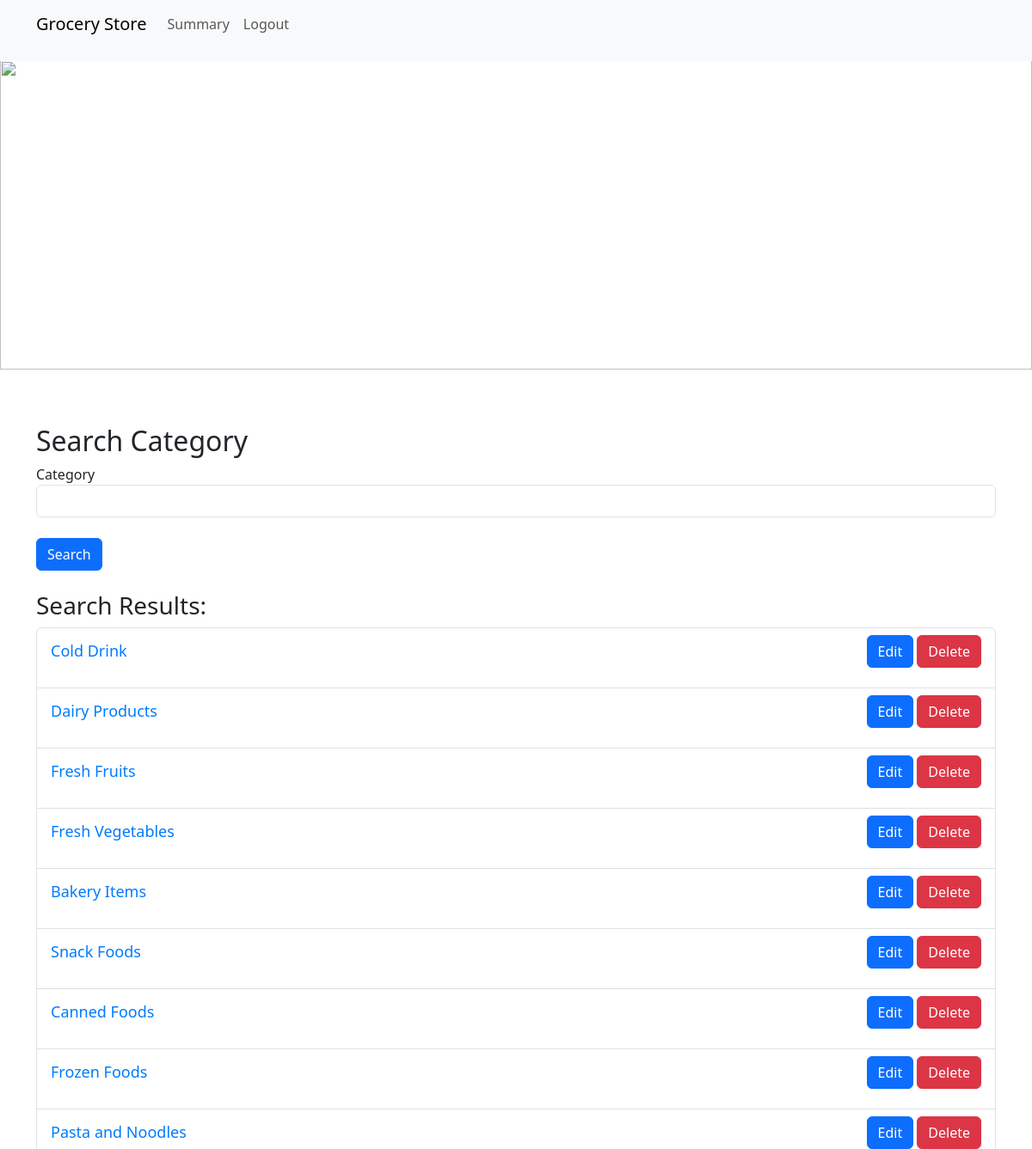
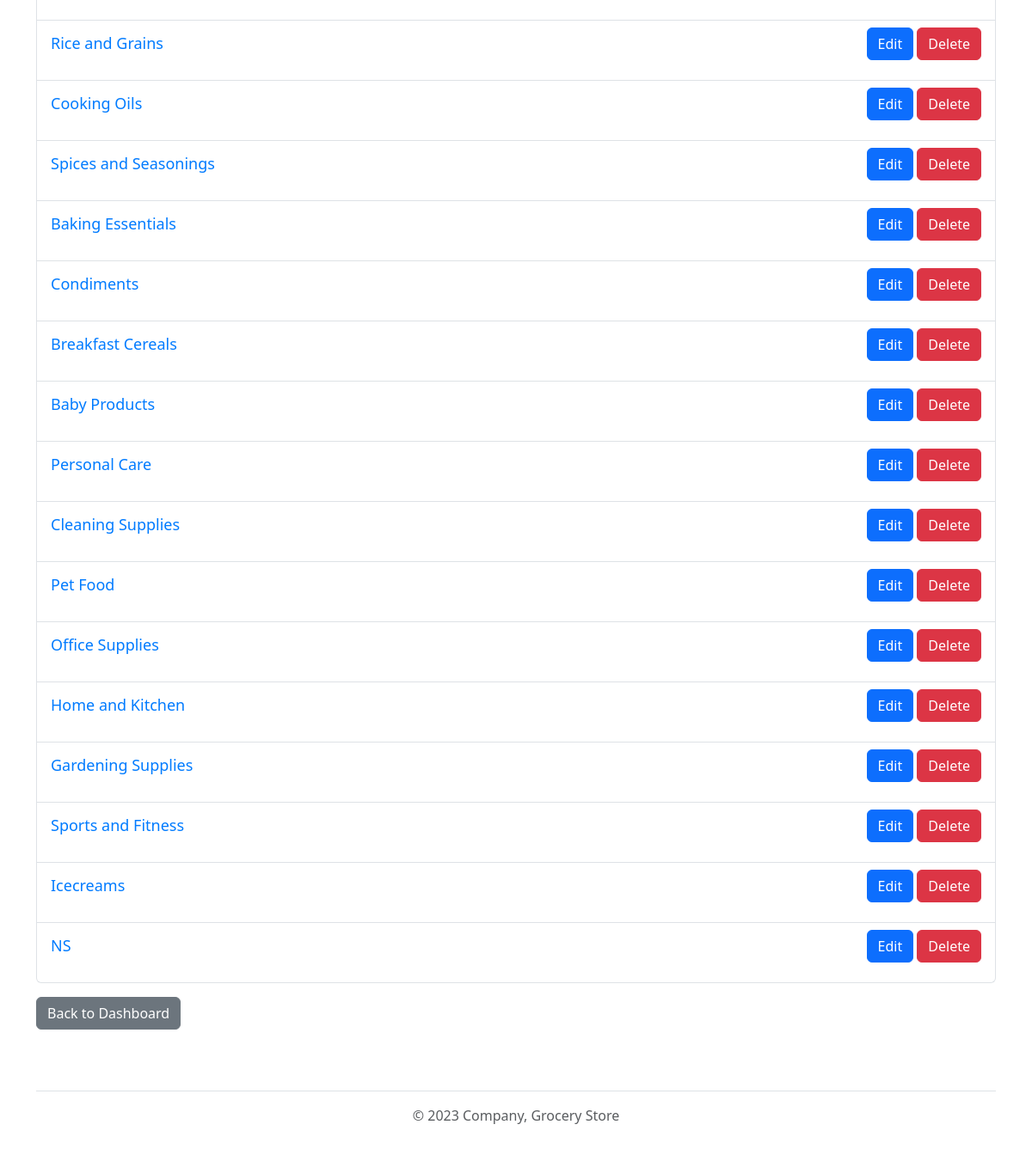
Page /admin_search_section (signed in) on the committed database (2 pictures, top to bottom).
### application/models.py (models this page shows)
class Sections(db.Model):
    __tablename__ = "sections"
    section_id = db.Column(db.Integer, primary_key=True, autoincrement=True)
    section_name = db.Column(db.String(200), nullable=False)

### application/controllers.py (the view)
@app.route("/admin_search_section", methods=["GET", "POST"])
@login_required
def admin_search_section():
    form=SearchForm()
    if request.method == "POST":
        category = request.form.get("category")
        if category:
            sections = Sections.query.filter(Sections.section_name.ilike(f'%{category}%')).all()
        else:
            sections = Sections.query.all()
    else:
        sections = Sections.query.all()
    return render_template('admin_search_section.html', sections=sections, form=form)

### application/forms.py
class SearchForm(FlaskForm):
    category = StringField("Category", validators=[])
    name = StringField("Name", validators=[])
    price = FloatField("Price", validators=[NumberRange(min=0, message="Price must be greater than or equal to 0.")])
    manufacture_date = DateField("Manufacture Date")
    expiry_date = DateField("Expiry Date")
    submit = SubmitField("Search")

### application/controllers.py (called while the page is built)
@login_manager.user_loader
def load_user(user_id):
    return Users.query.get(int(user_id))

### templates/admin_search_section.html (shortened to what this page needs)
<!DOCTYPE html>
<html>
<head>
    <link href="https://cdn.jsdelivr.net/npm/bootstrap@5.3.0/dist/css/bootstrap.min.css" rel="stylesheet">
    <link rel="stylesheet" type="text/css" href="{{ url_for('static', filename='styles.css') }}">
</head>
<body>
    {% include 'admin_header.html' %}
    {% include 'banner.html' %}
    <div class="container mt-5">
        <h2>Search Category</h2>
        <form method="POST" action="{{ url_for('admin_search_section') }}">
            <div class="form-group">
                {{ form.category.label }}
                {{ form.category(class="form-control") }}
            </div>
            <br>
            <button type="submit" class="btn btn-primary">Search</button>
        </form>
        <br>
        <h3>Search Results:</h3>
        <ul class="list-group">
            {% for section in sections %}
            <li class="list-group-item">
                <div class="d-flex justify-content-between align-items-center">
                    <div>
                        <a href="{{ url_for('manage_products', section_id=section.section_id) }}">{{ section.section_name }}</a>
                    </div>
                    <div>
                        <a href="{{ url_for('edit_section', section_id=section.section_id) }}" class="btn btn-primary">Edit</a>
                        <a href="{{ url_for('delete_section', section_id=section.section_id) }}" class="btn btn-danger" onclick="return confirm('Are you sure you want to delete this section?')">Delete</a>
                    </div>
                </div>
            </li>
            {% endfor %}
        </ul>
        <p><a href="{{ url_for('admin_dashboard') }}" class="btn btn-secondary mt-3">Back to Dashboard</a></p>
    </div>
    {% include 'footer.html' %}
</body>
</html>

### static/styles.css (style rules this page uses)
body { padding-top: 70px; }
a { display: block; text-align: center; font-size: 18px; margin-bottom: 15px; text-decoration: none; color: #007bff; }

### rows in the picture
Sections: section_name "Cold Drink"
Sections: section_name "Dairy Products"
Sections: section_name "Fresh Fruits"
Sections: section_name "Fresh Vegetables"
Sections: section_name "Bakery Items"
Sections: section_name "Snack Foods"
Sections: section_name "Canned Foods"
Sections: section_name "Frozen Foods"
Sections: section_name "Pasta and Noodles"
Sections: section_name "Rice and Grains"
Sections: section_name "Cooking Oils"
Sections: section_name "Spices and Seasonings"
Sections: section_name "Baking Essentials"
Sections: section_name "Condiments"
Sections: section_name "Breakfast Cereals"
Sections: section_name "Baby Products"
Sections: section_name "Personal Care"
Sections: section_name "Cleaning Supplies"
Sections: section_name "Pet Food"
Sections: section_name "Office Supplies"
Sections: section_name "Home and Kitchen"
Sections: section_name "Gardening Supplies"
Sections: section_name "Sports and Fitness"
Sections: section_name "Icecreams"
Sections: section_name "NS"
